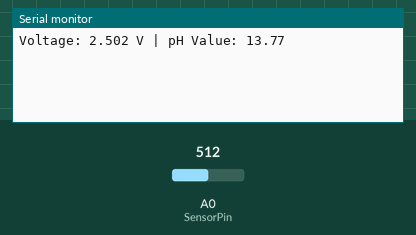
The sketch below on a simulated Arduino Uno, built with avr-gcc and run on an emulated ATmega328P. Parts: the last lines printed to the serial monitor. Inputs (shaded band) come from the test bench; at power-on: A0 (SensorPin) = 512.

Above: at 1.8 s.
1.9 s: A0 (SensorPin) set to 716
At 2.7 s:
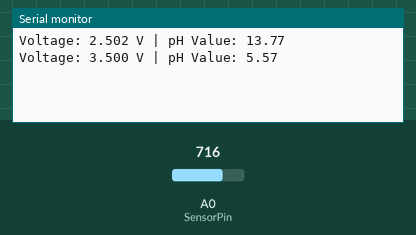
3.4 s: A0 (SensorPin) set to 900
At 5.0 s:
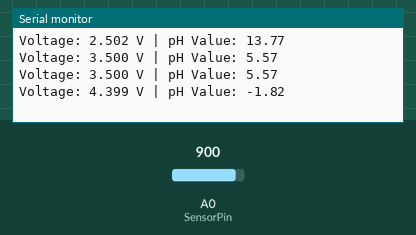
Timing chart, 0 to 6.5 s (numbered marks = the images above; inputs shaded):
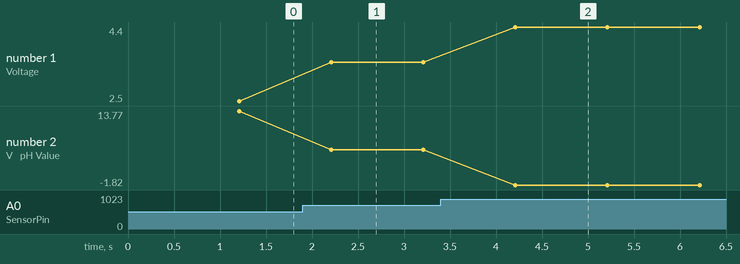

The sketch:

PHBARU.ino
```cpp
#define SensorPin A0
#define ArrayLength 40

float voltage, pHValue;
int analogBuffer[ArrayLength];

void setup() {
  Serial.begin(9600);
  pinMode(SensorPin, INPUT);
}

void loop() {
  static unsigned long samplingTime = millis();
  if (millis() - samplingTime > 1000U) {
    samplingTime = millis();

    // Ambil rata-rata pembacaan analog
    for (int i = 0; i < ArrayLength; i++) {
      analogBuffer[i] = analogRead(SensorPin);
      delay(5);
    }

    float avgValue = 0;
    for (int i = 0; i < ArrayLength; i++) {
      avgValue += analogBuffer[i];
    }
    avgValue /= ArrayLength;

    voltage = avgValue * (5.0 / 1023.0);

    // Gunakan rumus hasil kalibrasi
    pHValue = -8.222 * voltage + 34.345;

    Serial.print("Voltage: ");
    Serial.print(voltage, 3);
    Serial.print(" V | pH Value: ");
    Serial.println(pHValue, 2);
  }
}
```

Measured:
- after the input at 1.9 s, the serial monitor: prints a new line after 0.31 s (image 1)
- after the input at 3.4 s, the serial monitor: prints a new line after 0.81 s (image 2)
- plotted number 1: 2.5 → 3.5 after the input at 1.9 s, 3.5 → 4.4 after the input at 3.4 s
- plotted number 2: 13.77 → 5.57 after the input at 1.9 s, 5.57 → -1.82 after the input at 3.4 s
